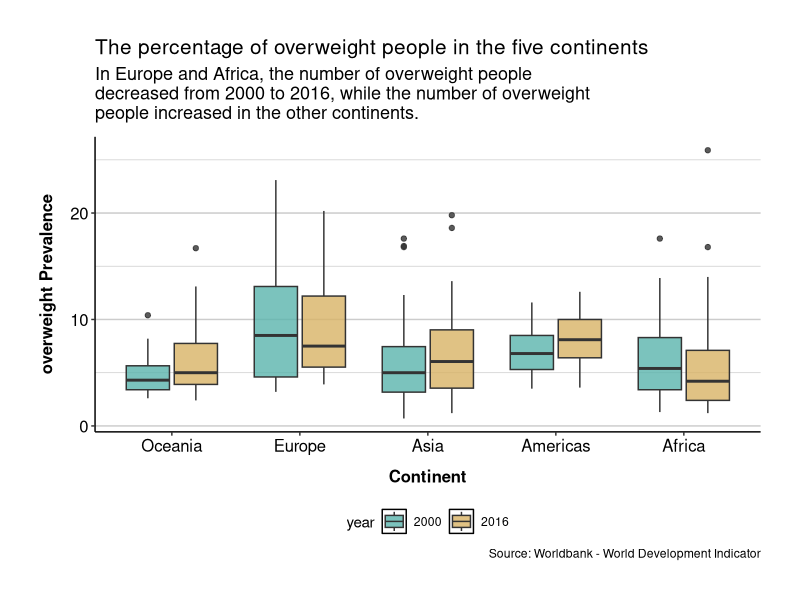
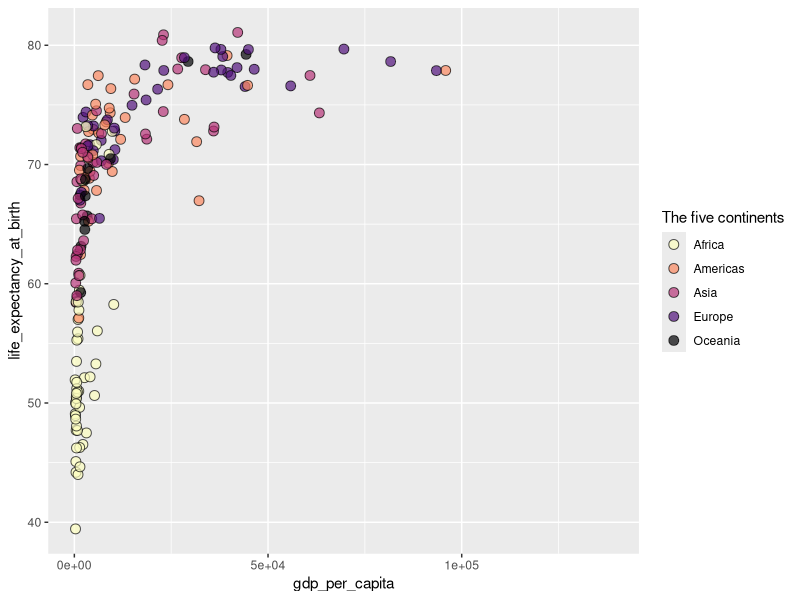

Reproduce these figures in R, in order.
library(tidyverse)

world_bank_countries <- read_csv("data/world_bank_countries.csv")


# First plot --------------------------------------------------------------
world_bank_countries %>% 
  filter(year %in% c(2000, 2016)) %>% 
  mutate(
    year = year %>% as_factor,
    continent = continent %>% as_factor %>% 
      fct_relevel("Oceania", "Europe", "Asia", "Americas", "Africa")) %>%
  ggplot(aes(x = continent, 
             y = overweight,
             fill = year)) + 
  geom_boxplot(width = 0.75, 
               alpha = .8,
               position = position_dodge2(padding = 0.1)) +
  scale_fill_manual(values = c("#5ab4ac", "#d8b365")) +
  scale_y_continuous(name = "overweight Prevalence") +
  scale_x_discrete(name = "Continent")  +
  labs(
    title = "The percentage of overweight people in the five continents",
    subtitle = str_wrap("In Europe and Africa, the number of overweight people decreased from 2000 to 2016, while the number of overweight people increased in the other continents.", 59),
    caption = "Source: Worldbank - World Development Indicator"
  ) +
  theme(
    plot.margin = unit(rep(1, 4), "cm"),
    plot.title = element_text(size = 15),
    plot.subtitle = element_text(margin = margin(b = 10), size = 13),
    axis.title.x = element_text(margin = margin(t = 10)),
    axis.title.y = element_text(margin = margin(r = 10)),
    axis.line = element_line(color = "black"),
    panel.background = element_blank(),
    panel.grid.major.y = element_line(color = "grey80"),
    panel.grid.minor.y = element_line(color = "grey80"),
    panel.grid.major.x = element_blank(),
    legend.position = "bottom",
    legend.key = element_rect(fill = NA),
    axis.text = element_text(size = 12, color = "black"),
    axis.title = element_text(face = "bold", size = 12)
  )



# Second plot -------------------------------------------------------------
world_bank_countries %>% 
  filter(year == 2000) %>%
  ggplot(aes(gdp_per_capita, y = life_expectancy_at_birth)) +
  geom_point(aes(fill = continent), color = "black", shape = 21,
             size = 3, alpha = .7) +
  scale_fill_viridis_d(name = "The five continents", option = "magma",
                       direction = -1)



# Create your own theme ---------------------------------------------------
